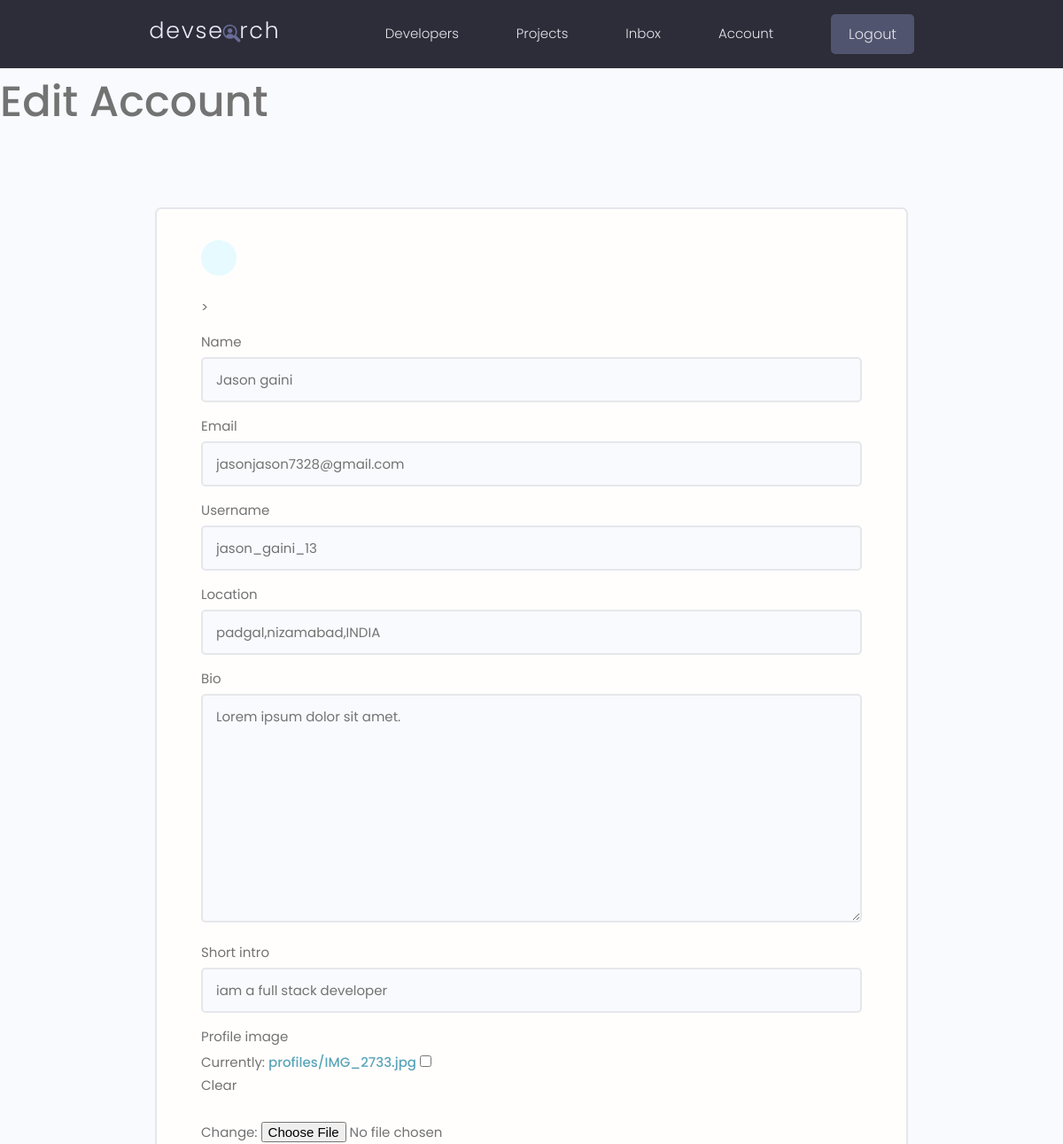
The app's page /edit-account/ (signed in, upper part), older data.
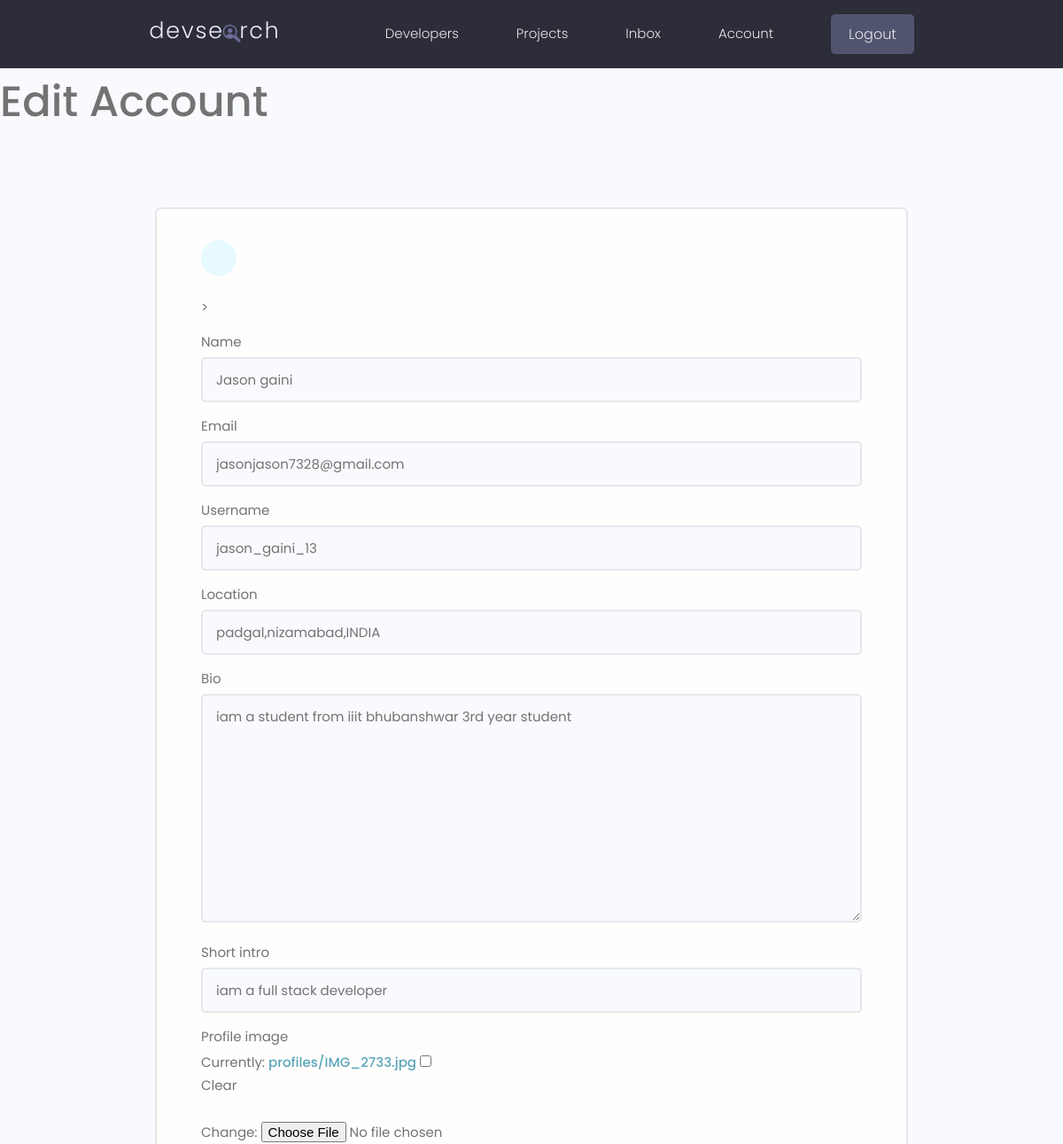
The same page, newer data.
### users/models.py (models this page shows, shortened)
class Profile(models.Model):
    user = models.OneToOneField(User, on_delete=models.CASCADE,null=True,blank=True)
    name = models.CharField(max_length=200,blank=True,null=True)
    email = models.EmailField(max_length=500,blank=True,null=True)
    username =models.CharField(max_length=200,blank=True,null=True)
    location =models.CharField(max_length=200,blank=True,null=True)
    short_intro = models.CharField(max_length=200,blank=True,null=True)
    bio =models.TextField(blank=True,null=True)
    profile_image=models.ImageField(null=True,blank=True,upload_to='profiles/',default='profiles/default.jpg')
    social_github = models.CharField(max_length=200,blank=True,null=True)
    social_twitter = models.CharField(max_length=200,blank=True,null=True)
    social_linkedin = models.CharField(max_length=200,blank=True,null=True)
    social_youtube = models.CharField(max_length=200,blank=True,null=True)
    social_website = models.CharField(max_length=200,blank=True,null=True)
    created = models.DateTimeField(auto_now_add=True)
    id = models.UUIDField(default=uuid.uuid4,unique=True,primary_key=True,editable=False)

### users/views.py (the view)
# urls.py: path('edit-account/',views.editAccount, name="edit-account"),
@login_required(login_url='login')
def editAccount(request):
    profile = request.user.profile
    form = ProfileForm(instance=profile)
    if request.method == 'POST':
        form = ProfileForm(request.POST,request.FILES,instance=profile)
        if form.is_valid():
            form.save()
            return redirect('account')
    context={'form':form}
    return render(request,'users/profile_form.html',context)

### users/forms.py
class ProfileForm(ModelForm):
    class Meta:
        model=Profile
        fields=['name','email','username','location','bio','short_intro','profile_image',
                'social_github','social_linkedin','social_twitter','social_youtube','social_website']
    def __init__(self,*args,**kwargs):
        super(ProfileForm,self).__init__(*args,**kwargs)
        for name, field in self.fields.items():
            field.widget.attrs.update({'class':'input'})

### users/templates/users/profile_form.html (shortened to what this page needs)
{% extends 'main.html' %}
{% block content %}
<h1>Edit Account</h1>
<main class="formPage my-xl">
    <div class="content-box">
        <div class="formWrapper">
            <a class="backButton" href="{% url 'account' %}"></a>
            <br>
            <form class="form"  method="post" action="{% url 'edit-account' %}" enctype="multipart/form-data">>
                {% for field in form %}
                <div class="form__field">
                    <label for="formInput#text">{{field.label}}</label>
                    {{field}}
                </div>
                {% endfor %}
            </form>
        </div>
    </div>
</main>
{% endblock content %}

Row changes from the older to the newer data that the page shows:
changed Profile "Jason gaini": bio "Lorem ipsum dolor sit amet." → "iam a student from iiit bhubanshwar 3rd year student"
